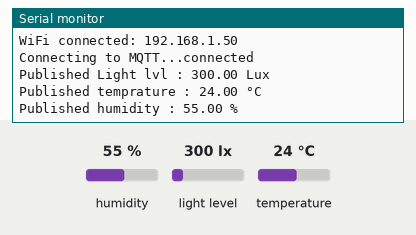
Bench run of a sketch on a simulated ESP32-C6. On the bench: the last lines printed to the serial monitor. The inputs (shaded band) are chosen by the test bench; at power-on: humidity 55 %, light level 300 lx, temperature 24 °C. WiFi joins after 1.5 s; servers stay silent unless stated; no MQTT or app messages arrive unless stated.

Above: at 2.8 s.
2.9 s: humidity set to 22 %
5.6 s: light level set to 40 lx
At 6.5 s:
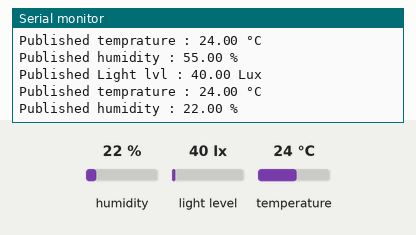
8.3 s: temperature set to 12 °C
At 10.7 s:
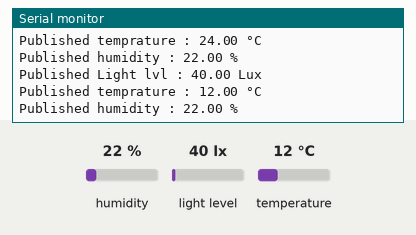
11.0 s: light level set to 500 lx
At 12.6 s:
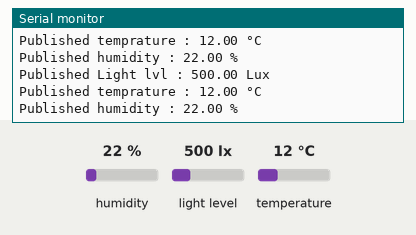
13.7 s: humidity set to 40 %
At 15.0 s:
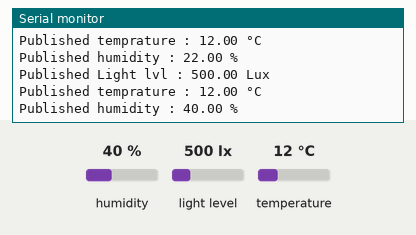
Timing chart, 0 to 16.7 s (numbered marks = the images above; inputs shaded):
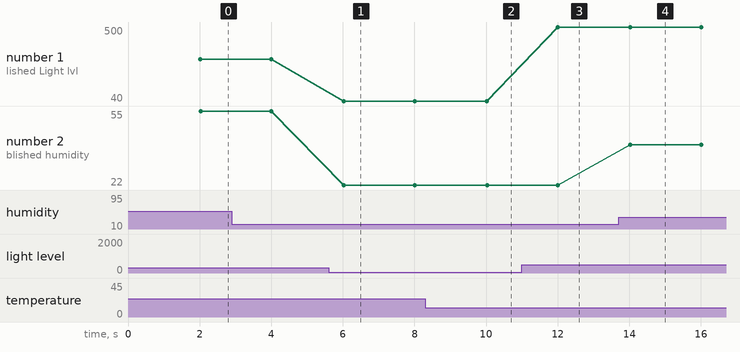

Measured:
- after the input at 5.6 s, the serial monitor: prints a new line after 0.42 s (image 1)
- after the input at 8.3 s, the serial monitor: prints a new line after 1.7 s (image 2)
- after the input at 11.0 s, the serial monitor: prints a new line after 1.0 s (image 3)
- after the input at 13.7 s, the serial monitor: prints a new line after 0.33 s (image 4)
- plotted number 1: 300 → 40 after the input at 5.6 s, 40 → 500 after the input at 11.0 s
- plotted number 2: 22 → 40 after the input at 13.7 s

The sketch:

LTHBMQTT.ino
```cpp
#include <Wire.h>
#include <BH1750.h>

#include <DHT.h>

#include <WiFi.h>
#include <PubSubClient.h>

const char* ssid = "TOPNET_64B7";        // must be 2.4GHz
const char* password = "9aJXAMkMz7";

const char* mqtt_server = "192.168.1.12";   // replace with your ipconfig IPv4
const int   mqtt_port   = 1883;
const char* device_id   = "esp32c6-gateway";

WiFiClient espClient;
PubSubClient client(espClient);

unsigned long lastPublish = 0;
const unsigned long publishInterval = 2000;


BH1750 lightMeter(0x23);

#define SDA_PIN 6
#define SCL_PIN 7

#define DHTPIN 10
#define DHTTYPE DHT11


DHT dht(DHTPIN, DHTTYPE);

void setup_wifi() {
  WiFi.mode(WIFI_STA);
  WiFi.begin(ssid, password);
  Serial.print("Connecting to WiFi");
  while (WiFi.status() != WL_CONNECTED) {
    delay(500);
    Serial.print(".");
  }
  Serial.println("\nWiFi connected: " + WiFi.localIP().toString());
}

void reconnect() {
  while (!client.connected()) {
    String clientId = String(device_id) + "-" + String(WiFi.macAddress());
    Serial.print("Connecting to MQTT...");
    if (client.connect(clientId.c_str())) {
      Serial.println("connected");
    } else {
      Serial.print("failed, rc=");
      Serial.println(client.state());
      delay(5000);
    }
  }
}

void setup() {

  Serial.begin(115200);

  dht.begin();

  while (!Serial) {}

  Wire.begin(SDA_PIN, SCL_PIN);
  delay(100);

  if (lightMeter.begin(BH1750::CONTINUOUS_HIGH_RES_MODE)) {
    Serial.println("BH1750 initialized successfully");
  } else {
    Serial.println("Error initializing BH1750 - check wiring");
  }

  setup_wifi();
  client.setServer(mqtt_server, mqtt_port);
}


void loop() {

  if (!client.connected()) reconnect();
  client.loop();

  unsigned long now = millis();
  if (now - lastPublish >= publishInterval) {
    lastPublish = now;

    float lux = lightMeter.readLightLevel();


    float h = dht.readHumidity();
    float t = dht.readTemperature();

    if (isnan(h) || isnan(t)) {
      Serial.println(F("Failed to read from DHT sensor!"));
      return;
    }

    String payload = String(lux,2);
    client.publish("sensors/esp32c6/light", payload.c_str());
    Serial.println("Published Light lvl : " + payload + " Lux");

    payload = String(t,2);
    client.publish("sensors/esp32c6/temp", payload.c_str());
    Serial.println("Published temprature : " + payload + " °C");

    payload = String(h,2);
    client.publish("sensors/esp32c6/humidity", payload.c_str());
    Serial.println("Published humidity : " + payload + " %");
  }

}
```
